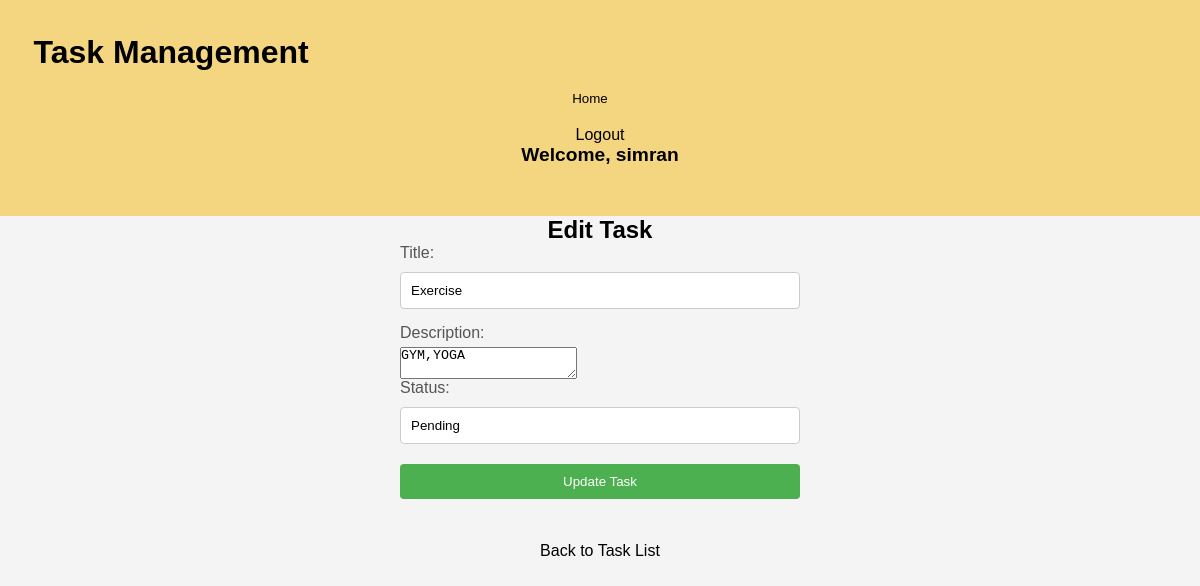
The app's page /edit.php?id=18 (signed in) with its own data.
### tables this page shows
CREATE TABLE `users` (
  `id` int(11) NOT NULL,
  `admin` tinyint(4) NOT NULL,
  `username` varchar(255) NOT NULL,
  `email` varchar(250) NOT NULL,
  `password` varchar(255) NOT NULL,
  `Created_at` timestamp NOT NULL DEFAULT current_timestamp()
);

CREATE TABLE `tasks` (
  `id` int(11) NOT NULL,
  `user_id` int(11) NOT NULL,
  `title` varchar(255) NOT NULL,
  `description` text DEFAULT NULL,
  `status` varchar(20) DEFAULT 'Pending',
  `created_at` timestamp NOT NULL DEFAULT current_timestamp(),
  `updated_at` timestamp NOT NULL DEFAULT current_timestamp() ON UPDATE current_timestamp()
);

### edit.php (the view, shortened to what this page needs)
<?php
include 'connect.php';
require_once('header.php');
if (isset($_GET['id'])) {
    $task_id = $_GET['id'];
    $user_id = $_SESSION['user_id'];
    $check_sql = "SELECT * FROM tasks WHERE id = '$task_id' AND user_id = '$user_id'";
    $check_result = $conn->query($check_sql);
    if ($check_result->num_rows > 0) {
    $row = $check_result->fetch_assoc();
        $title = $row['title'];
        $description = $row['description'];
        $status = $row['status'];
    } else {
        echo "Unauthorized access to this task.";
        exit;
    }
} else {
    echo "Task ID not provided.";
    exit;
}
?>
<!DOCTYPE html>
<html lang="en">
<head>
</head>
<body>
    <h2>Edit Task</h2>
    <form method="post" action="">
        <label for="title">Title:</label>
        <input type="text" id="title" name="title" value="<?php echo $title; ?>" required>
        <br>
        <label for="description">Description:</label>
        <textarea id="description" name="description"><?php echo $description; ?></textarea>
        <br>
        <label for="status">Status:</label>
        <input type="text" id="status" name="status" value="<?php echo $status; ?>">
        <br>
        <input type="submit" value="Update Task">
    </form>
    <br>
    <a href="index.php">Back to Task List</a>
</body>
</html>

### header.php
<link rel="stylesheet" href="Stylesheet/styler.css">
<header>
    <h1>Task Management </h1>
    <div id="Navigator">
        <nav>
            <ul>
                <li><button id="Page1"><a href="index.php">Home</a></button></li>
                <li>
                    <?php
                    if (isset($_SESSION['user_id'])) {
                        echo '<a href="logout.php">Logout</a>';
                    }
                    ?>
                </li>
            </ul>
        </nav>
    </div>
    <div id="user_detail">
        <table>
            <thead>
                <tr>
                    <?php
                    if (isset($_SESSION['user_id'])) {
                        $user_id = $_SESSION['user_id'];
                        $user_query = "SELECT * FROM users WHERE id = '$user_id'";
                        $user_result = $conn->query($user_query);
                        if ($user_result->num_rows > 0) {
                            $user_data = $user_result->fetch_assoc();
                            echo '<strong style="font-size: 1.2em;">Welcome, ' . $user_data['username'] . '</strong>';
                        }
                    }
                    ?>
                </tr>
            </thead>
        </table>
    </div>
</header>

### styler.css (style rules this page uses)
* { padding: 0; margin: 0; box-sizing: border-box; }
body { font-family: 'Arial', sans-serif; background-color: #f4f4f4; margin: 0; padding: 0; display: flex; flex-direction: column; align-items: center; }
header { background-color: rgba(245, 197, 65, 0.644); color: #000; padding: 10px; text-align: center; width: 100%; }
header h1 { text-align: left; margin-left: 2%; margin-top: 2%; }
nav ul { list-style: none; padding: 0%; text-align: center; }
nav li { text-decoration: none; display: inline; margin-right: 20px; }
nav a { color: black; text-decoration: none; }
nav li button { padding: 10px 20px; border: none; background-color: transparent; cursor: pointer; transition: transform 0.2s ease-in-out; }
table { width: 80%; margin: 20px auto; border-collapse: collapse; }
button { background-color: #5b7dd3; color: #fff; padding: 10px; border: none; border-radius: 5px; cursor: pointer; text-decoration: none; display: inline-block; }
form { width: 100%; max-width: 400px; margin: 0 auto; }
label { display: block; margin-bottom: 5px; color: #555; }
input { width: 100%; padding: 10px; box-sizing: border-box; border: 1px solid #ccc; border-radius: 4px; margin-top: 5px; margin-bottom: 15px; }
input[type="submit"] { background-color: #4caf50; color: #fff; padding: 10px; border: none; border-radius: 4px; cursor: pointer; }
a { color: #000000; text-decoration: none; display: block; margin-top: 10px; }

### records on screen
users: username "simran"
tasks: title "Exercise", description "GYM,YOGA", status "Pending"
